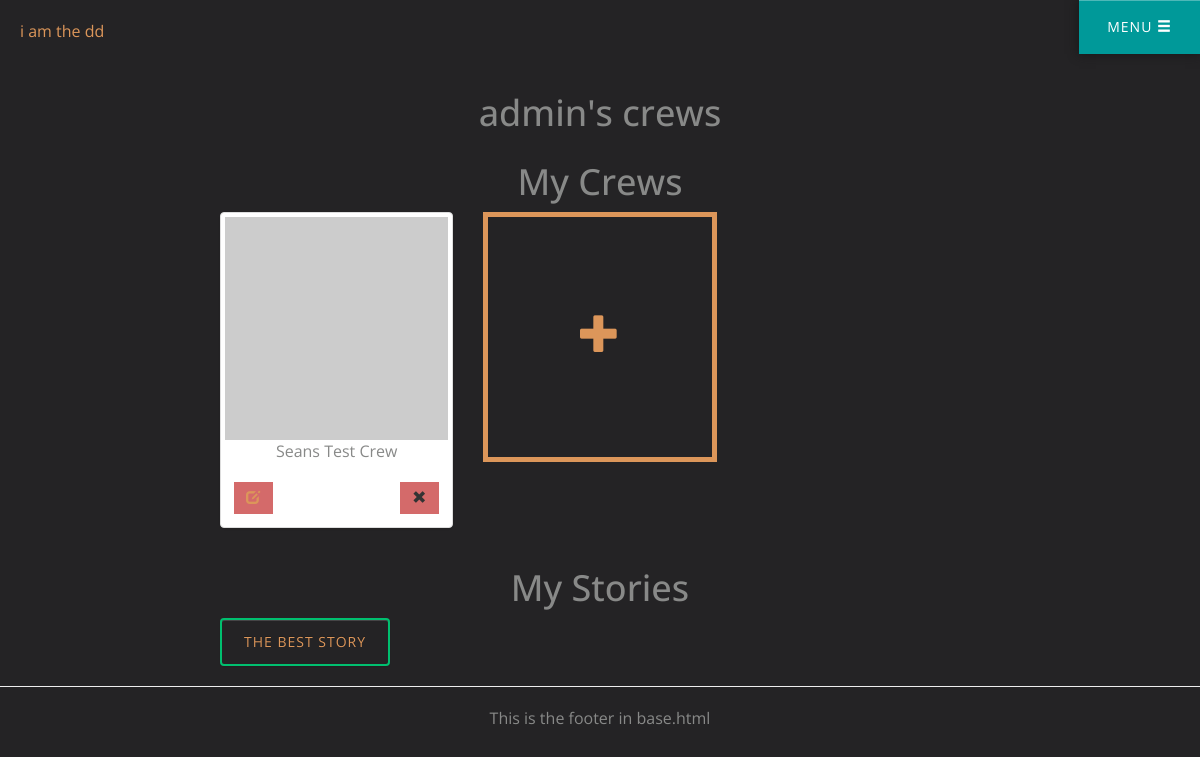
The app's page /mycrews/ (signed in), older data.
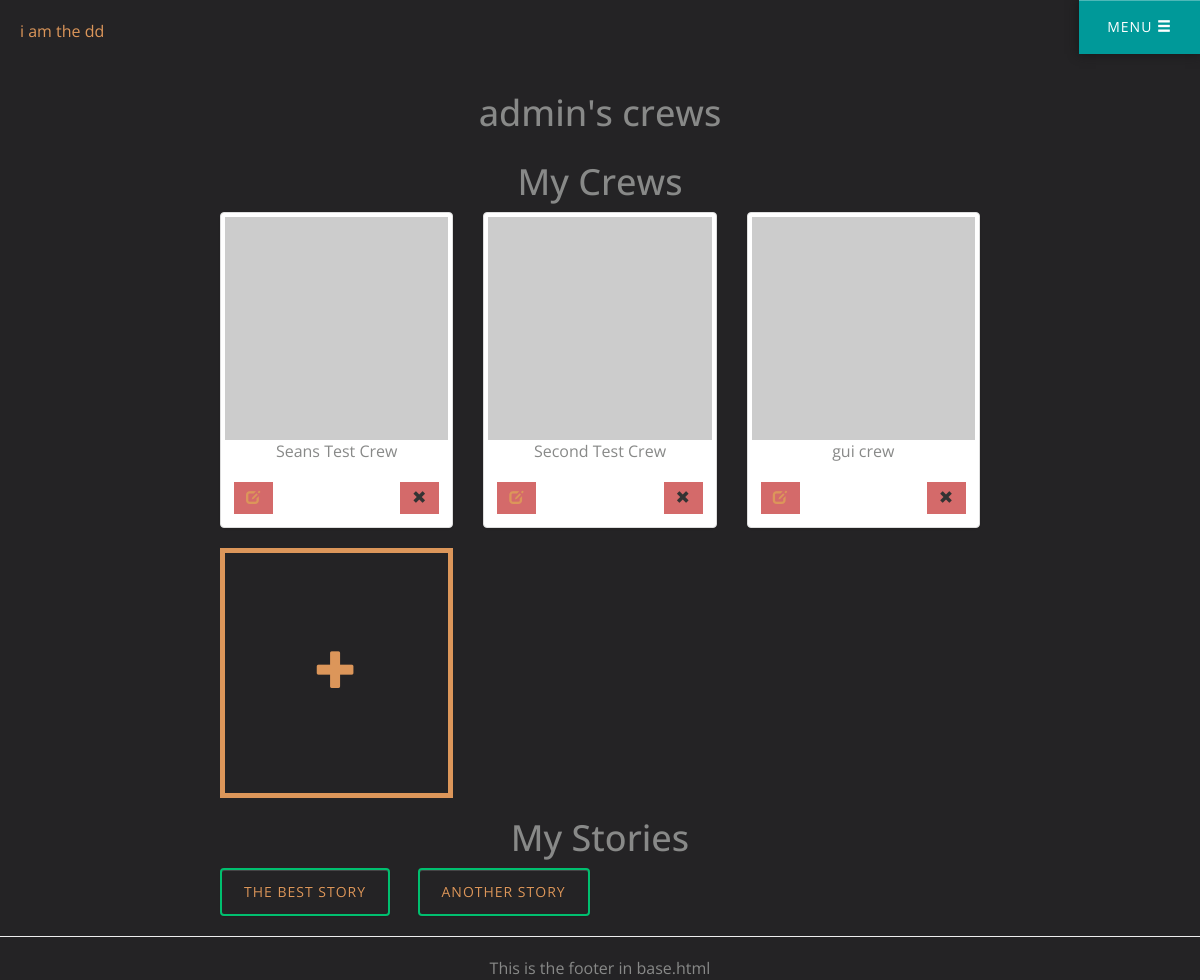
The same page, newer data.
### dd_app/models.py (models this page shows, shortened)
class Crew(models.Model):
	crew_name = models.CharField(max_length=20)
	owner = models.ForeignKey(User, default=None)
	date_created = models.DateTimeField('date created', default=timezone.now())

class Story(models.Model):
	story_name = models.CharField(max_length=30)
	content = models.CharField(max_length=100)
	crew = models.ForeignKey(Crew)
	creator = models.ForeignKey(User)
	class Meta:
		verbose_name = "Story"
		verbose_name_plural = "Storys"

### dd_app/views.py (the view)
# urls.py: url(r'^mycrews/$', views.mycrews, name='mycrews'), # list of crews CRUD Crews
@login_required(redirect_field_name='/login/')
def mycrews(request):
	context = {}
	if request.user:
		context['crews'] = Crew.objects.all().filter(owner=request.user)
		context['stories'] = Story.objects.all().filter(creator=request.user)
		return render(request, 'dd_app/mycrews.html', context)
	else:
		return render(request, 'dd_app/mycrews.html')

### dd_app/templates/dd_app/mycrews.html (shortened to what this page needs)
{% extends "dd_app/base.html" %}
{% block content %}
{% if user %}
<div class="row">
	<h1 class="text-center">{{user.username}}'s crews</h1>
</div>
{% endif %}
<div class="row">
	<h1 class="text-center">My Crews</h1>
	<div class="col-md-8 col-md-offset-2">
	{% if crews %}
		{% for crew in crews %}
		<div class="col-xs-6 col-md-4">
		    <div href="{% url 'dd_app:crew' crew.id %}" class="thumbnail">
		    	<img class="img-responsive" src="http://placehold.it/250x250" alt="Crew picture here">
		    	<p class="text-center"> {{ crew.crew_name }}</p>
		    	<div class="caption">
		    		<a href="{% url 'dd_app:crew' crew_id=crew.id %}"><button class="btn sharp" title="Edit"><i class="glyphicon glyphicon-edit"></i></button></a>
		    		<button class="btn sharp pull-right" title="Delete"><i class="glyphicon glyphicon-remove "></i></button>
		    	</div>
		   	</div>
		</div>
		{% endfor %}
	{% else %}
	 You have no crews at the momment
	{% endif %}
		<a href="{% url 'dd_app:create_crew' %}" title="Create New Crew">
			<div class="col-xs-6 col-md-4">
				<div  class="new-crew">
		    		<i class="glyphicon glyphicon-plus"></i>
		   		</div>
			</div>
		</a>
	</div>
</div>
<div class="row">
	<h1 class="text-center">My Stories</h1>
	<div class="col-md-8 col-md-offset-2">
	{% if stories %}
		{% for story in stories %}
		<div class="col-xs-6 col-md-3">
			<button class="btn btn-success outline"><a href="{% url 'dd_app:story' story.id %}">{{ story.story_name }}</a></button>
		</div>
		{% endfor %}
	{% else %}
	 You have no stories at the momment
	{% endif %}
	</div>
</div>
{% endblock %}

### dd_app/templates/dd_app/base.html (shortened to what this page needs)
{% load staticfiles %}
<!doctype html>
<html lang="en">
<head>
  <link rel="stylesheet" href="{% static 'dd_app/css/reset.css' %}">
  <link rel="stylesheet" href="https://maxcdn.bootstrapcdn.com/bootstrap/3.3.6/css/bootstrap.min.css">
  <link rel="stylesheet" href="https://maxcdn.bootstrapcdn.com/bootstrap/3.3.6/css/bootstrap-theme.min.css">
  <link rel="stylesheet" href="{% static 'dd_app/css/style.css' %}">
  <link rel="stylesheet" href="{% static 'dd_app/css/stretchmenu.css' %}">
  <link rel="stylesheet" href="{% static 'dd_app/css/style.css' %}">
  <link rel="stylesheet" href="{% static 'dd_app/css/buttons.css' %}">
  <link rel="stylesheet" href="{% static 'dd_app/css/main.css' %}">
</head>
<body>
  <div class="row">
    <div class="col-md-6">
      <p class="logo"><a href="{% url 'dd_app:index' %}">i am the dd</a></p>
    </div>
    <div class="col-md-6 ">
      <a class="cd-bouncy-nav-trigger btn nav-btn sharp" href="#">Menu <span class="glyphicon glyphicon-menu-hamburger" ></span></a>
    </div>
  </div>
    {% block content %}{% endblock %}
    <hr />
    <footer class="row text-center">
      This is the footer in base.html
    </footer>
</body>
</html>

### dd_app/static/dd_app/css/style.css (style rules this page uses)
*, *::after, *::before { -webkit-box-sizing: border-box; -moz-box-sizing: border-box; box-sizing: border-box; }
html { font-size: 62.5%; }
body { font-size: 1.6rem; font-family: "Open Sans", sans-serif; color: #888988; background-color: #242325; -webkit-font-smoothing: antialiased; -moz-osx-font-smoothing: grayscale; }
a { color: #DC965A; text-decoration: none; }
.cd-bouncy-nav-trigger { background: #DC965A; color: #ffffff; padding: 1.2em 2em; border-radius: 10em; box-shadow: inset 0 1px 0 rgba(255, 255, 255, 0.3), 0 0 10px #171718; }

### dd_app/static/dd_app/css/stretchmenu.css (style rules this page uses)
*, *::after, *::before { box-sizing: border-box; }
html { font-size: 62.5%; }
body { font-size: 1.6rem; font-family: "Source Sans Pro", sans-serif; color: #FFF; background-color: #ffffff; }
a { color: #9acd91; text-decoration: none; }
img { max-width: 100%; }

### dd_app/static/dd_app/css/buttons.css (style rules this page uses)
.btn { border: 0 none; letter-spacing: 1px; text-transform: uppercase; background-color: #D46A6A; }
.btn-success { background: #00bf6f; color: #ffffff; }
.btn.sharp { border-radius: 0; }
.btn.outline { background: none; padding: 12px 22px; }
.btn-success.outline { border: 2px solid #00bf6f; color: #00bf6f; }

### dd_app/static/dd_app/css/main.css (style rules this page uses)
html, body { width: 100%; height: 100%; margin: 0px; padding: 0px; overflow-x:hidden; }
.logo { display: block; z-index: 2; padding: 20px; }
.nav-btn { float: right; background-color: #009999; }
.thumbnail { height: auto; width: 100%; }
.new-crew { display: block; height: 250px; width: 100%; background: transparent; border-style: solid; border-width: 5px; }
.glyphicon-plus { display: block; text-align: center; top: 40%; font-size: 40px; margin: 0; }

Row changes from the older to the newer data that the page shows:
added Crew: crew_name "Second Test Crew"
added Crew: crew_name "gui crew"
added Story: story_name "ANOTHER STORY"
